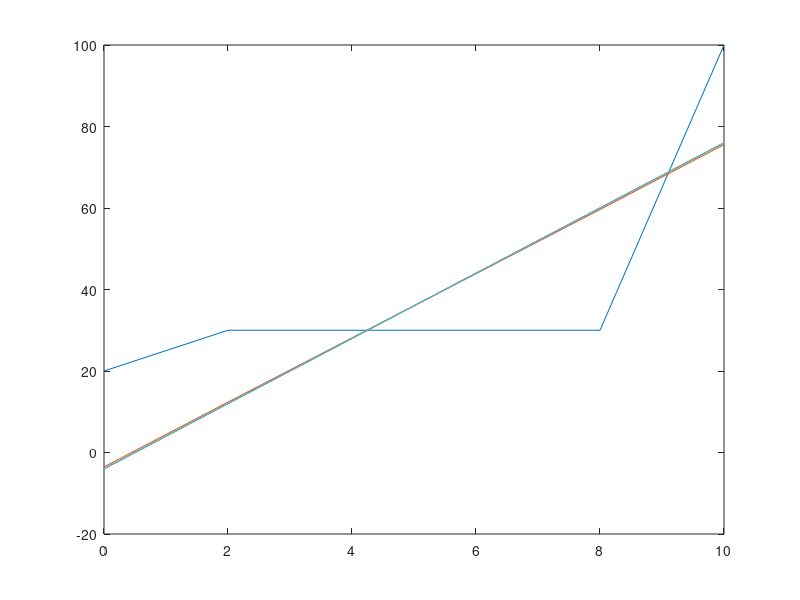

Source code (MATLAB):
%{
%%%%%%%%%%%%%%%%%%%%%%%%%%%%%%%%%%%%%%%%%%%%%%%%%%%%%%%%%%%%%%%%%%%%%%%%%%%%%%
            Script para la resolución de la ecuacion de difusión 1D
                         u_tt=a^2 u_xx     
             con condiciones de borde períodicas 
                          u'(xL,t)= gL(t) 
                          u'(xR,t)= gR(t)
Se implementó para gR=br y gL=bl
             y condicion inicial
                          u(x,0)= cte3 
             solución analítica
                           u(x,t)=exp(-(x-ct)^2)            
      Se utiliza la discretización temporal 
           Euler progresivo  explicito theta=0
           Euler regresivo   implicito theta=1
           Crank Nicolson    semiimplicito  theta=1/2
           Rvieytes
           MNA 2C 2021
%%%%%%%%%%%%%%%%%%%%%%%%%%%%%%%%%%%%%%%%%%%%%%%%%%%%%%%%%%%%%%%%%%%%%%%%%%%%%%%%
%}
clear all, clf

%Discrertizacion temporal
theta=1/2;

%Dominio
xmin=0;
xmax=10;
Tmax=100;

%Resolucion
NIx=4;
Nt=100;

%Condiciones de borde
ul=20
ur=100
m=80/10
bl=m;
br=m;
gl= @(t) bl
gr= @(t) br

%Condicion iniciales
t0=30;

%% alpha cuadrado
a=2;

%% paso (se calcula solo)
hx=(xmax-xmin)/(NIx+1)
ht=Tmax/Nt

r=a*ht/hx^2

%cantidad de lineas ploteadas y soluciones exportadas
np=floor(Nt/5);
%%%%%%%%%%%%%%%%%%%%%%%%%%%%%%%%%%%%%%%%%%%%%%%%%%%%%%%%%%%%%%%%%%%%%%%%%%%%%%%
%                     Check estabilidad

if (theta==0.5) && r>1
    fprintf('Con los pasos temporal y espacial establecidos el esquema no converge\n')
    return
endif
if theta==0 && r>0.5
  fprintf('Euler progresivo no converge\n')
 % return
endif
%genera la grilla espacial y temporal
x=xmin:hx:xmax;
t=0:ht:Tmax;

NIx = NIx + 2; %ajustado para Newman

%defino matriz de datos

%las temperaturas se almacenan en la matriz, cada tiempos es una fila.
%carga las condiones de contorno e iniciales

u=t0*ones(Nt+1,NIx);    %condicion inicial temperatura uniforme
                        % con Newman solo hay puntos interiores
%Solo en t0 EN NEWMAN
u(1,1)    =ul;   %condicion de contorno
u(1,end)  =ur;   %condicion de contorno

%parametros del calculo

% beta
A = r*theta;
% gamma
B = r*(1-theta);

r1 = (1 + 2*A);
r2 = (1 -2*B);

%matriz n+1
d0np1 =r1*ones(NIx,1);
dsnp1 = -A*ones(NIx-1,1);
M=(diag(d0np1)+diag(dsnp1,-1)+diag(dsnp1,1));

%ajuste para Newman
M(1,2)        = -2*A;
M(NIx,NIx-1)  = -2*A;

%matriz n
d0n = r2*ones(NIx,1);
dsn = +B*ones(NIx-1,+1);
N=(diag(d0n)+diag(dsn,-1)+diag(dsn,1));

%ajuste para Newman
N(NIx,NIx-1)  = 2*B;
N(1,2)        = 2*B;


%   M*u^(n+1)=N*u^n +b; S= inv(M)*N
%     u^(n+1)=S*u^n + inv(M)*b
Minv= inv(M);
S   = Minv*N;
b=zeros(NIx,1);

%plot estado incial
plot(x,u(1,:))

% sal == respuesta. sal(x, t)
sal=u(1,:)';
hold on
for k=2:Nt+1
    
    un=u(k-1,:)';  
    
    b(1)    = -2*hx*(A*gl(k)  + B*gl(k-1));
    b(NIx)  =  2*hx*(A*gr(k)  + B*gr(k-1));
    
    %un+1
    u(k,:)=S*un+Minv*b;
    
    if rem(k,np)==0
      plot(x,u(k,:))
      hold on
      sal=[sal u(k,:)'];
    endif
endfor
